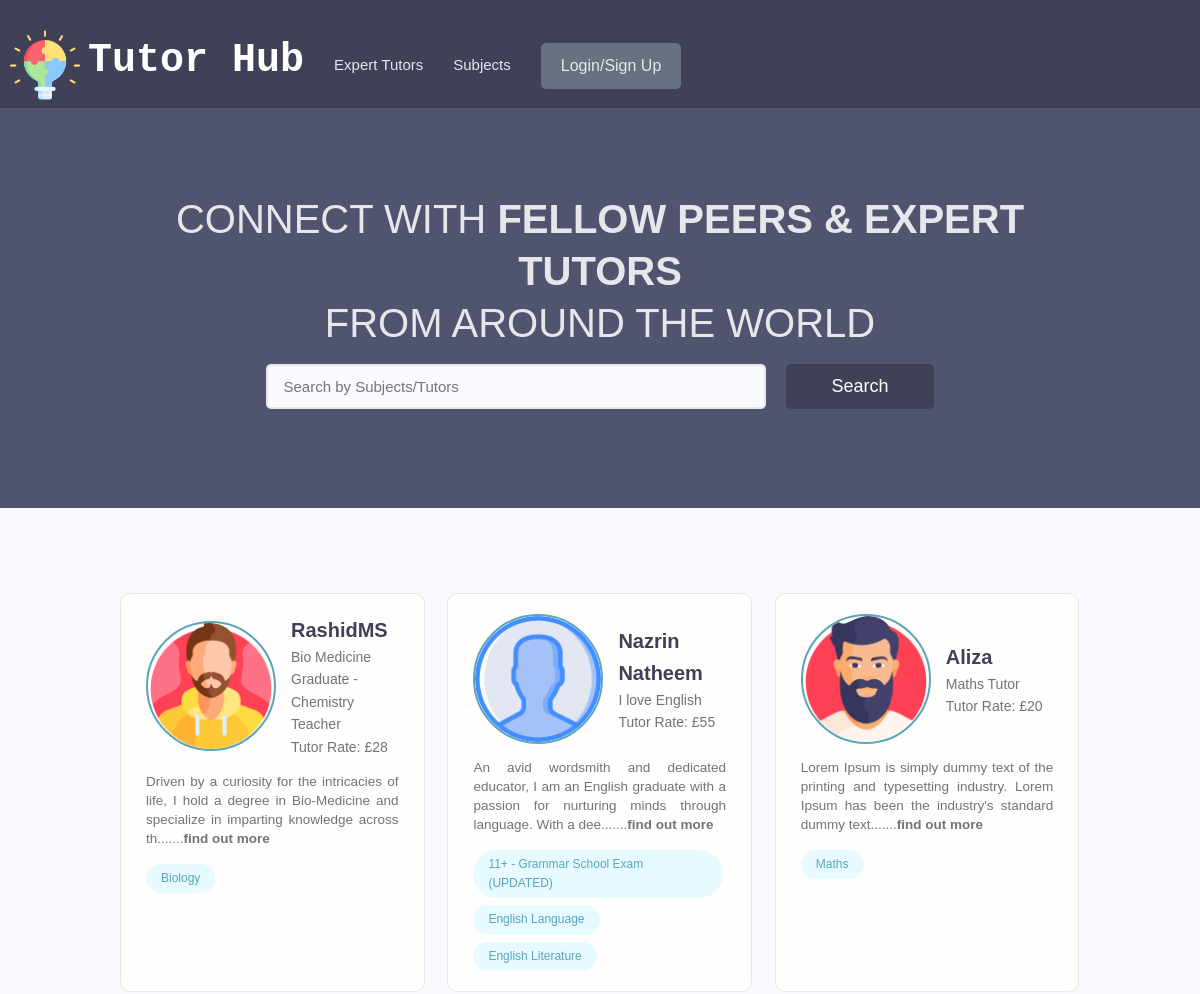
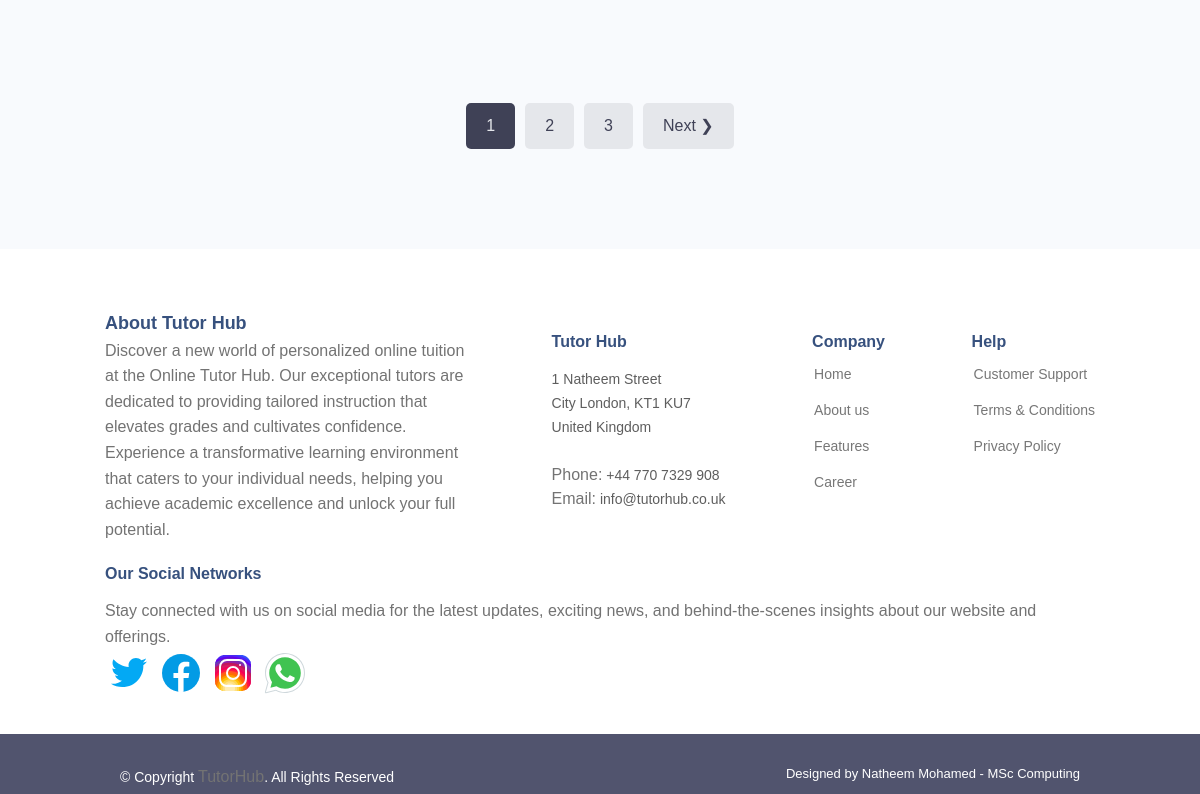
/tutor-profiles/, run on the app's committed database (2 pictures, top to bottom).
### userprofile/models.py (models this page shows, shortened)
class TutorProfile(models.Model):
    user = models.OneToOneField(settings.AUTH_USER_MODEL, on_delete=models.CASCADE,
                                     null=True, blank=True)
    email = models.EmailField(max_length=500, blank=False, null=True)
    username = models.CharField(max_length=100, blank=False, null=True)
    name = models.CharField(max_length=200, blank=False, null=True)
    first_name = models.CharField(max_length=300, blank=False, null=True)
    last_name = models.CharField(max_length=300, blank=True, null=True)
    location = models.CharField(max_length=500, blank=True, null=True)
    short_intro = models.CharField(max_length=200, blank=False, null=True)
    bio = models.TextField(blank=False, null=True, validators=[MinLengthValidator(50, "Bio must be at least 50 characters long.")])
    hourly_rate = models.CharField(max_length=20, blank=True, null=True)
    teaching_subjects = models.ManyToManyField('MainSubjSkill',blank=True)
    profile_image = models.ImageField(null=True, blank=True, upload_to='tutor-profile-img/',
                                      default="defaultprofileimg/default.png")
    profile_image_uploaded = models.BooleanField(default=False)
    identification = models.ImageField(upload_to='tutor-id/', default="default-image/identification.png")
    identification_uploaded = models.BooleanField(default=False)
    degree = models.ImageField(null=True, blank=True, upload_to='tutor-degree/', default="default-image/degree.png")
    degree_uploaded = models.BooleanField(default=False)
    created = models.DateTimeField(auto_now_add=True)
    id = models.UUIDField(default=uuid.uuid4,
                          unique=True, primary_key=True, editable=False)

class MainSubjSkill(models.Model):
    owner = models.ForeignKey(TutorProfile, on_delete=models.CASCADE, null=True, blank=True)
    subject_name = models.CharField(max_length=200, unique=False)
    subject_description = models.TextField(null=True, blank=True)
    created = models.DateTimeField(auto_now_add=True)
    id = models.UUIDField(default=uuid.uuid4, unique=True,
                          primary_key=True, editable=False)
    def __str__(self):
        return str(self.subject_name)

### userprofile/views.py (the view)
# urls.py: path('tutor-profiles/', views.tutorProfiles, name="tutor-profiles"),
def tutorProfiles(request):
    tutors, search_query = searchTutors(request)
    page_number_range, tutors = paginateTutorProfiles (request, tutors, 3)
    context = {'tutors': tutors, 'search_query': search_query, 'page_number_range': page_number_range}
    return render(request, 'userprofile/tutorprofile/tutor-profiles.html', context)

### userprofile/utils.py (called while the page is built)
def paginateTutorProfiles(request, profiles, results):
    page = request.GET.get('page', 1)
    paginator = Paginator(profiles, results)
    page_number_range = paginator.page_range
    paginated_profiles = paginator.page(page)
    return page_number_range, paginated_profiles

def searchTutors(request):
    search_query = ''
    if request.GET.get('search_query'):
        search_query = request.GET.get('search_query')
    subject = MainSubjSkill.objects.filter(subject_name__icontains=search_query)
    tutors = TutorProfile.objects.distinct().filter(
        Q(name__icontains=search_query) |
        Q(short_intro__icontains=search_query) |
        Q(hourly_rate__icontains=search_query) |
        Q(mainsubjskill__in=subject)
    )
    return tutors, search_query

### userprofile/templates/userprofile/tutorprofile/tutor-profiles.html (shortened to what this page needs)
{% extends 'main.html' %}
{% load static %}
{% block content %}
<main class="home">
    <section class="hero-section text-center">
      <div class="container container--narrow">
        <div class="hero-section__box">
          <h2>CONNECT WITH <span>FELLOW PEERS & EXPERT TUTORS</span></h2>
          <h2>FROM AROUND THE WORLD</h2>
        </div>
        <div class="hero-section__search">
          <form class="form" action="{% url 'tutor-profiles' %}" method="GET">
            <div class="form__field">
              <input class="input input--text" id="formInput#search" type="text" name="search_query"
                value="{{search_query}}" placeholder="Search by Subjects/Tutors" />
            </div>
            <input class="btn btn--sub btn--lg" type="submit" value="Search" />
          </form>
        </div>
      </div>
    </section>
    <section class="devlist">
      <div class="container">
        <div class="grid grid--three">
          {% for tutor in tutors %}
          <div class="column card">
            <div class="dev">
              <a href="{% url 'tutor-profile' tutor.id %}" class="card__body">
                <div class="dev__profile">
                  <img class="avatar avatar--md" src="{{tutor.profile_image.url}}" alt="image" />
                  <div class="dev__meta">
                    <h3>{{tutor.username}}</h3>
                    <h5>{{tutor.short_intro|slice:"70"}}</h5>
                    <h5>Tutor Rate: {{tutor.hourly_rate}}</h5>
                  </div>
                </div>
                <p class="dev__info">{{tutor.bio|slice:"130"}}.......<b>find out more</b></p>
                <div class="dev__skills">
                  {% for mainsubjskill in tutor.mainsubjskill_set.all|slice:"5" %}
                  <span class="tag tag--pill tag--main">
                    <small>{{mainsubjskill}}</small>
                  </span>
                  {% endfor %}
                </div>
              </a>
            </div>
          </div>
          {% endfor %}
        </div>
      </div>
    </section>
    {% include 'pagenumbers.html' with queryset=tutors page_range=page_number_range %}
  </main>
{% endblock content %}

### static/styles/main-styles.css (style rules this page uses)
* { margin: 0; padding: 0; box-sizing: border-box; text-rendering: optimizeLegibility; color: inherit; font-size: inherit; }
html { font-size: 50%; }
@media only screen and (min-width: 480px) { html { font-size: 56.25%; } }
@media only screen and (min-width: 1200px) { html { font-size: 62.5%; } }
body { line-height: 1.6; font-weight: 400; font-size: 1.5rem; color: var(--color-text); background-color: var(--color-bg); min-height: 100vh; }
.form { display: block; }
.form__field { margin-top: 1.5rem; margin-bottom: 1.5rem; }
input.input[type='text'], input.input[type='email'], input.input[type='password'], input.input[type='number'], select.input, textarea.input { min-width: 24rem; width: 100%; padding: 1.2rem 1.5rem; border-radius: 0.5rem; border: 2px solid var(--color-light); transition: all 0.3s ease-in-out; background-color: var(--color-bg); }
.card { border-radius: 1rem; background-color: var(--color-white); border: 1.5px solid var(--color-light); width: auto; height: auto; margin-top: 0.5rem; margin-bottom: 0.5rem; overflow: hidden; }
.card__body, .card__header { padding: 2rem 2.5rem; }
.container { width: 92%; max-width: 165rem; margin: 0 auto; box-sizing: border-box; }
.container--narrow { width: 92%; max-width: 120rem; }
@media screen and (min-width: 1000px) { .container { width: 90%; } }
@media screen and (min-width: 1000px) { .container--narrow { width: 85%; } }
@media screen and (min-width: 1200px) { .container { width: 80%; } }
@media screen and (min-width: 1200px) { .container--narrow { width: 72%; } }
.text-center { text-align: center; }
:root { --color-main: #5aa5b9; --color-main-light: #e6faff; --color-sub: #3f4156; --color-sub-light: #51546e; --color-sub-lighter: #ededfd; --color-text: #737373; --color-gray: #8b8b8b; --color-light: #e5e7eb; --color-light-gray: #767676; --color-bg: #f8fafd; --color-white: #fffefd; --color-white-light: #f3f3f3; --color-success: #359e64; --color-success-bg: #def8e8; --color-error: #fc4b0b; --color-error-bg: #fff2ee; --font-base: 'Poppins', arial, helvetica, 'Segoe UI', roboto, ubuntu, sans-serif; --font-monospace: 'Fira Code', 'Courier New', courier, monospace; --font-regular: 300; --font-medium: 500; --font-bold: 700; --generic-shadow: 1px 1px 5px #00000010; --generic-transition: all 0.3s ease-in-out; }
* { font-family: var(--font-base); }
h2 { font-size: 2.6rem; font-weight: var(--font-bold); }
h3 { font-size: 3.2rem; font-weight: var(--font-medium); }
h5 { font-size: 2.4rem; font-weight: var(--font-medium); }
h5, h6 { font-weight: var(--font-regular); }
p, span, strong { font-size: 1.6rem; color: var(--color-text); font-weight: var(--font-regular); }
a { padding-bottom: 2px; text-decoration: none; display: inline-block; color: var(--color-main); font-weight: var(--font-medium); }
.btn { display: inline-block; position: relative; cursor: pointer; background-color: var(--color-light); font-weight: var(--font-medium); color: var(--color-sub); text-decoration: none; padding: 1rem 2rem; border-radius: 0.5rem; border: none; width: -webkit-fit-content; width: -moz-fit-content; width: fit-content; height: -webkit-fit-content; height: -moz-fit-content; height: fit-content; font-size: 1.6rem; outline-width: 0; outline-color: transparent; -webkit-backface-visibility: hidden; backface-visibility: hidden; transition: all 0.3s ease-in-out; }
.btn--sub { background-color: var(--color-sub); color: var(--color-white); }
.btn--lg { font-size: 1.8rem; padding: 1.2rem 4.5rem; }
.grid { display: flex; flex-wrap: wrap; justify-content: flex-start; align-items: stretch; }
.grid > .column { min-width: 28rem; margin-bottom: 2.5rem; }
.grid--three > .column { flex-basis: 100%; }
@media screen and (min-width: 800px) { .grid--three { margin-right: -2%; } }
@media screen and (min-width: 800px) { .grid--three > .column { margin-right: 2%; } }
@media screen and (min-width: 800px) { .grid--three > .column { flex-basis: 48%; } }
@media screen and (min-width: 1200px) { .grid--three { margin-right: -2.33%; } }
@media screen and (min-width: 1200px) { .grid--three > .column { margin-right: 2.33%; } }
@media screen and (min-width: 1200px) { .grid--three > .column { flex-basis: 31%; } }
.avatar { border-radius: 50%; border: 2px solid var(--color-main); object-fit: cover; }
.avatar--md { height: 7rem; width: 7rem; }

### data on the page
TutorProfile: profile_image (picture), username "RashidMS", short_intro "Bio Medicine Graduate - Chemistry Teacher", hourly_rate "£28", bio "Driven by a curiosity for the intricacies of life, I hold a degree in Bio-Medicine and specialize in imparting knowledge across th"
MainSubjSkill: subject_name "Biology"
TutorProfile: profile_image (placeholder picture), username "Nazrin Natheem", short_intro "I love English", hourly_rate "£55", bio "An avid wordsmith and dedicated educator, I am an English graduate with a passion for nurturing minds through language. With a dee"
MainSubjSkill: subject_name "11+ - Grammar School Exam (UPDATED)"
MainSubjSkill: subject_name "English Language"
MainSubjSkill: subject_name "English Literature"
TutorProfile: profile_image (picture), username "Aliza", short_intro "Maths Tutor", hourly_rate "£20", bio "Lorem Ipsum is simply dummy text of the printing and typesetting industry. Lorem Ipsum has been the industry's standard dummy text"
MainSubjSkill: subject_name "Maths"

### other printed values
{{ page }} "1"
{{ page }} "2" "3"
